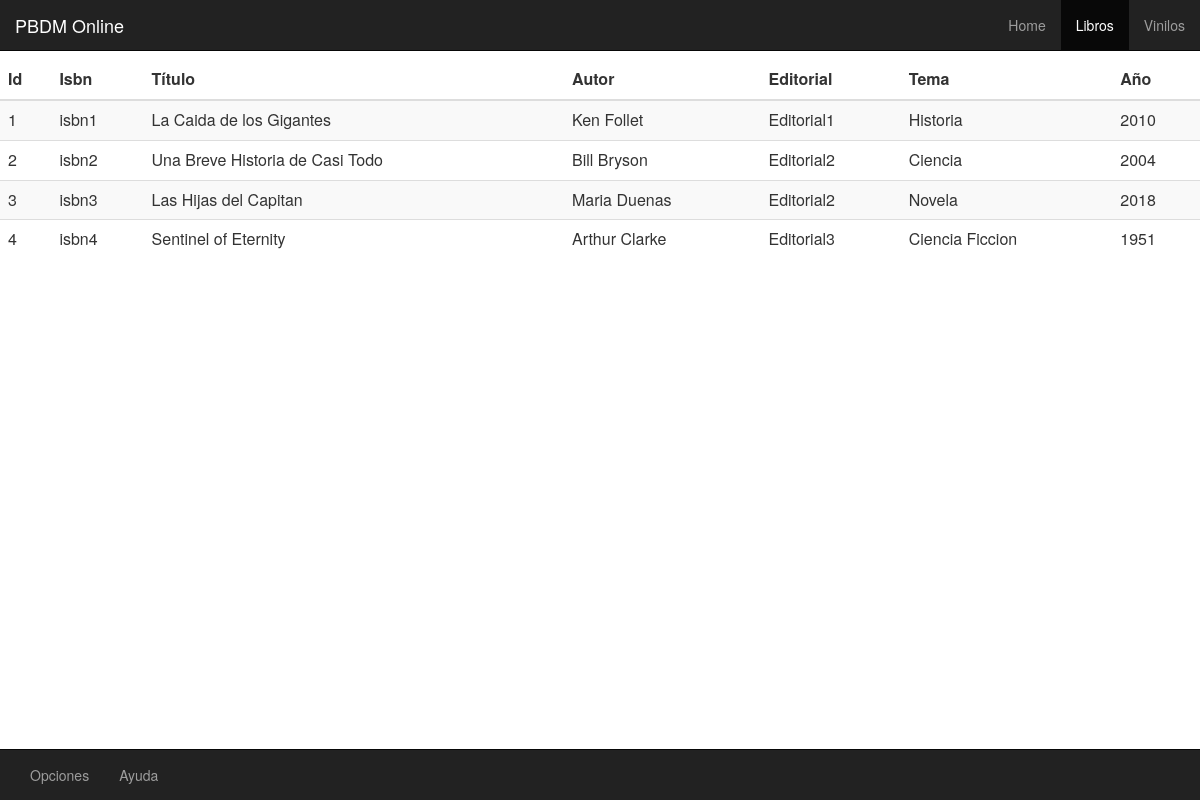
The app's page /libros.php with its own data.
### tables this page shows
CREATE TABLE libro (
	id INT PRIMARY KEY AUTO_INCREMENT,
    isbn VARCHAR(13),
	titulo VARCHAR(100),
    autor VARCHAR(50),
    editorial VARCHAR(50),
    tema VARCHAR(50),
    ano INT
);

### libros.php (the view, shortened to what this page needs)
<html>
<link rel="stylesheet" href="https://maxcdn.bootstrapcdn.com/bootstrap/3.3.7/css/bootstrap.min.css">
<nav class="navbar navbar-fixed-top navbar-inverse">
<div class="container-fluid">
    <div class="navbar-header">
        <a class="navbar-brand" href="#">PBDM Online</a>
    </div>
    <ul class="nav navbar-nav navbar-right">
        <li><a href="home.php">Home</a></li>
        <li class="active"><a href="libros.php">Libros</a></li>
        <li><a href="vinilos.php">Vinilos</a></li>
    </ul>
</div>
</nav>
<nav class="navbar navbar-fixed-bottom navbar-inverse">
<div class="container-fluid">
    <ul class="nav navbar-nav navbar-left">
        <li><a href="#">Opciones</a></li>
        <li><a href="#">Ayuda</a></li>
    </ul>
    <ul class="nav navbar-nav navbar-right">
        <li><a href="#"><?php  ?></a></li>
    </ul>
</div>
</nav>
<table class="table table-striped">
  		<br><br><br>
		<thead>
		<tr>
			<th>Id</th>
			<th>Isbn</th>
			<th>T&iacute;tulo</th>
			<th>Autor</th>
			<th>Editorial</th>
			<th>Tema</th>
			<th>A&ntilde;o</th>
		</tr>
		</thead>
<?php
include "db/db_connect.php";
foreach ($con->query('SELECT * from libro') as $row){?>
<tr>
	<td>  <?php echo $row['id']        ?></td>
    <td>  <?php echo $row['isbn']      ?></td>
    <td>  <?php echo $row['titulo']    ?></td>
    <td>  <?php echo $row['autor']     ?></td>
    <td>  <?php echo $row['editorial'] ?></td>
    <td>  <?php echo $row['tema']      ?></td>
    <td>  <?php echo $row['ano']       ?></td>
 </tr>
<?php } ?>
</table>
</html>

### records on screen
libro: id "1", isbn "isbn1", titulo "La Caida de los Gigantes", autor "Ken Follet", editorial "Editorial1", tema "Historia", ano "2010"
libro: id "2", isbn "isbn2", titulo "Una Breve Historia de Casi Todo", autor "Bill Bryson", editorial "Editorial2", tema "Ciencia", ano "2004"
libro: id "3", isbn "isbn3", titulo "Las Hijas del Capitan", autor "Maria Duenas", editorial "Editorial2", tema "Novela", ano "2018"
libro: id "4", isbn "isbn4", titulo "Sentinel of Eternity", autor "Arthur Clarke", editorial "Editorial3", tema "Ciencia Ficcion", ano "1951"
